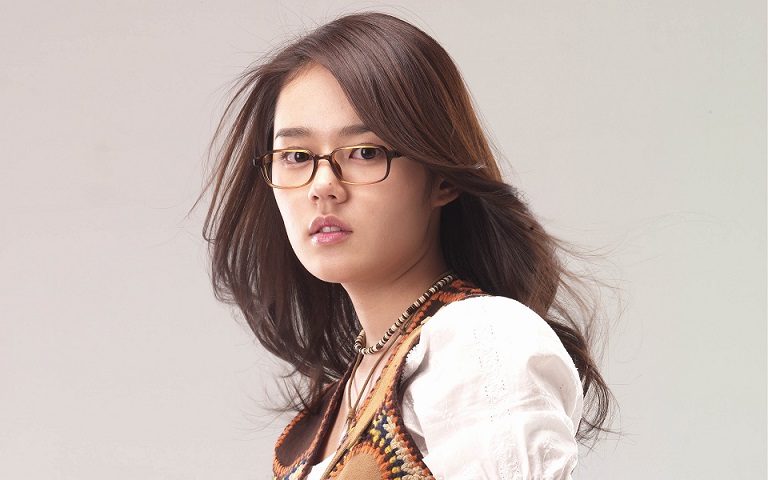
//> input picture 课程配套源代码/opencv-001/opencv-001/test.jpg, 768 x 480 px, given in place of test.png, which was not available
$ ./test02   (built with g++ and OpenCV 4)
//> lines starting //> are read from the running program, lines starting //| are printed output that depends on the picture; after the words box and inside, x2 and y2 are one past the last pixel; in counts of white or black regions, pixels touching at a corner belong together; pictures that were not available may be replaced by others from this repository, and a replacement may not be noted
#include<opencv2/opencv.hpp>
#include <opencv2/highgui/highgui_c.h>
#include<iostream>
#include<math.h>


using namespace std;
using namespace cv;

Mat src, gray_src, drawImg;
int threshold_v = 170;
int threshold_max = 255;
const char* output_win = "rectangle-demo";
RNG rng(12345);

void Contours_Callback(int,void*);

int main(int argc, char** argv) {
	src = imread("C:/Users/15064/Desktop/拓比/test.png");
//> src is the input picture: 480 rows x 768 cols, CV_8UC3; mean B, G, R 175, 180.8, 194.8
	if(!src.data) {
		cout << "could not load image...\n" << endl;
		return -1;
	}
	cvtColor(src, gray_src, CV_BGR2GRAY);
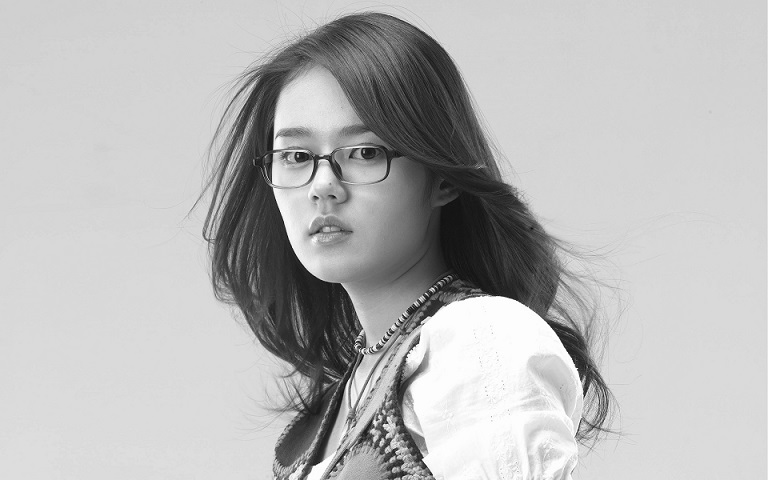
//> gray_src: 480 rows x 768 cols, CV_8UC1; min 5, max 255, mean 184.3
	blur(gray_src, gray_src, Size(3, 3), Point(-1, -1));//均值模糊

	const char* source_win = "input image";
	namedWindow(source_win, CV_WINDOW_AUTOSIZE);
	namedWindow(output_win, CV_WINDOW_AUTOSIZE);
	imshow(source_win, src);

	createTrackbar("Threshold Value:", output_win, &threshold_v, threshold_max, Contours_Callback);//触动一个滑块
	Contours_Callback(0, 0);

	waitKey(0);
	return 0;
}
void Contours_Callback(int,void*) {
	//------------------------找出白色区域-------------------------
	Mat binary_output;
	vector<vector<Point>>contours;
	vector<Vec4i>hierachy;

	threshold(gray_src, binary_output, threshold_v, threshold_max, THRESH_BINARY);
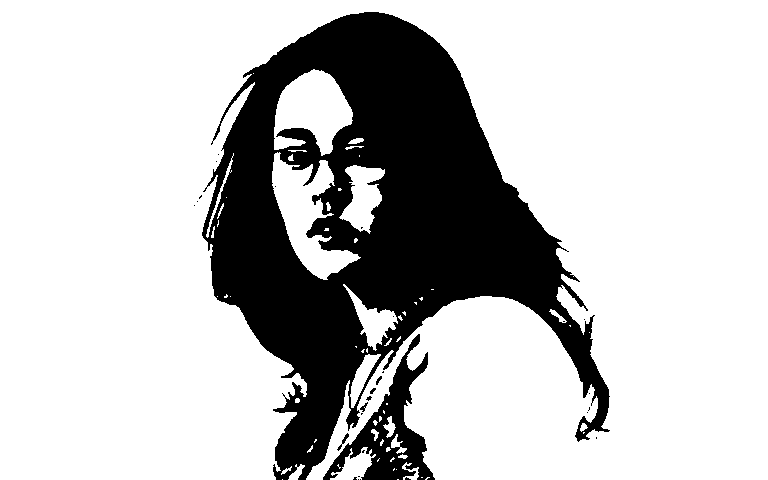
//> binary_output: 480 rows x 768 cols, CV_8UC1; 76.3% white; 29 black regions (23 under 20 px)
	imshow("binary image", binary_output);
	findContours(binary_output, contours, hierachy, RETR_TREE, CHAIN_APPROX_SIMPLE, Point(-1, -1));
//> contours = 98 contours, 75 with area under 20; largest, box (x1, y1, x2, y2) and area: (-1, -1, 767, 479) 264170, (271, 151, 360, 279) 4509, (273, 68, 352, 155) 4136, (338, 164, 384, 233) 1674, (342, 283, 397, 350) 1071

	//-------------------------------------------------------------------------

	//初始化条件
	vector<vector<Point>>contours_ploy(contours.size());//找出外接多边形
//> contours_ploy = 98 empty contours
	vector<Rect>ploy_rects(contours.size());//找出最小矩形
	vector<Point2f>ccs(contours.size());
	vector<float>radius(contours.size());//找圆的半径

	vector<RotatedRect>minRects(contours.size());
	vector<RotatedRect>mycllipse(contours.size());


	for (size_t i = 0; i < contours.size(); i++) {
		approxPolyDP(Mat(contours[i]), contours_ploy[i], 3,true);
		ploy_rects[i] = boundingRect(contours_ploy[i]);
		minEnclosingCircle(contours_ploy[i], ccs[i], radius[i]);
		//检测是否五个点
		if (contours_ploy[i].size() > 5) {
		mycllipse[i] = fitEllipse(contours_ploy[i]);
		minRects[i] = minAreaRect(contours_ploy[i]);

		}

	}
//> this loop made 98 passes
//> after the loop, contours_ploy = 98 contours, 82 with area under 20; largest, box (x1, y1, x2, y2) and area: (-1, -1, 767, 479) 264526, (271, 151, 360, 279) 4428, (273, 68, 352, 155) 4036, (338, 164, 384, 233) 1700, (342, 283, 397, 350) 1076; ploy_rects = 98 Rects (x, y, width, height), first 8: [396, 478, 1, 1], [281, 478, 1, 1], [424, 476, 5, 3], [420, 476, 1, 1], [395, 468, 1, 1], [393, 467, 1, 1], [280, 465, 11, 9], [337, 463, 2, 5]; ccs = 98 Points (x, y), first 12: [396, 478], [281, 478], [426, 477], [420, 476], [395, 468], [393, 467], [285, 469], [337.5, 465], [295, 471], [408.5, 470.4], [377, 458.5], [391, 458.5]; radius = 98 values, max 452.1 at index 70, min 0.0001 at index 0, mean 9.88
	//绘制
	src.copyTo(drawImg);
	Point2f pts[4];
	for (size_t t = 0;t<contours.size();t++ ){
		Scalar color = Scalar(rng.uniform(0, 255), rng.uniform(0, 255), rng.uniform(0, 255));
		//rectangle(drawImg, ploy_rects[t], color, 2, 8);
		//circle(drawImg, ccs[t], radius[t], color, 2, 8);
		if (contours_ploy[t].size() > 5) {
			ellipse(drawImg, mycllipse[t], color, 1, 8);
			minRects[t].points(pts);
			for (int r = 0; r < 4; r++) {
				line(drawImg, pts[r], pts[(r + 1) % 4], color, 1, 8);
				}

		}
	}
//> this loop made 98 passes
//> pts on pass 71: 4 Points (x, y): [766, 478], [-1, 478], [-1, -1], [766, -1]
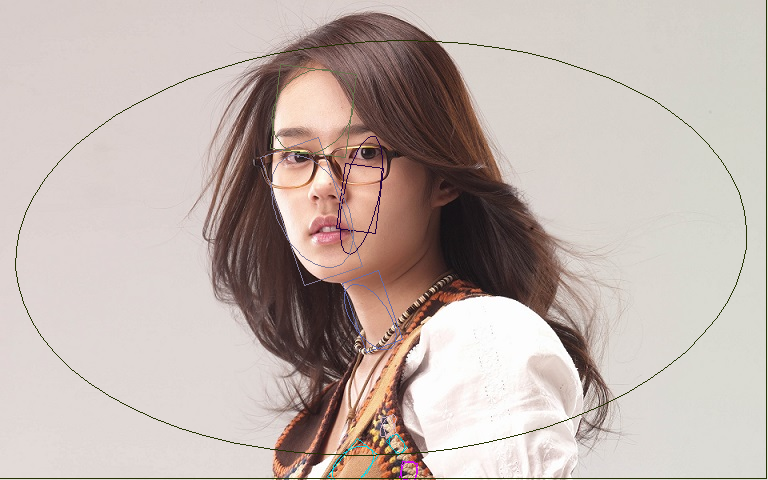
//> drawImg: 480 rows x 768 cols, CV_8UC3; 1.43% of pixels changed, all inside (x1, y1, x2, y2) = (0, 0, 767, 480)
	imshow(output_win, drawImg);
	imwrite("C:/Users/15064/Desktop/拓比/test02.png", drawImg);
	return;
}
